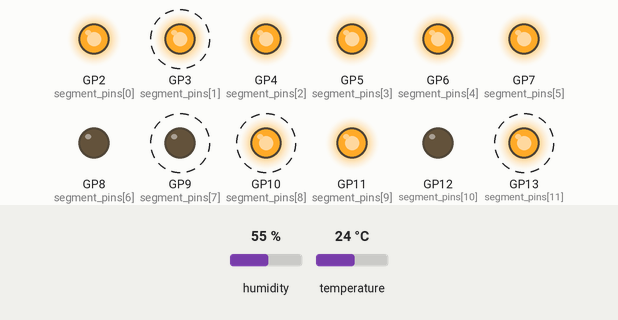
The program below on a simulated Raspberry Pi Pico running MicroPython. On the bench: output pins drawn as LEDs (lit = HIGH). Dashed ring = blinking. The inputs (shaded band) are chosen by the test bench; at power-on: temperature 24 °C, humidity 55 %. Pins used as bus, display or sensor lines are not drawn.

Above: at 1.2 s.
1.3 s: temperature set to 12 °C
5.2 s: temperature set to 19 °C
11.4 s: temperature set to 28 °C
At 13.7 s:
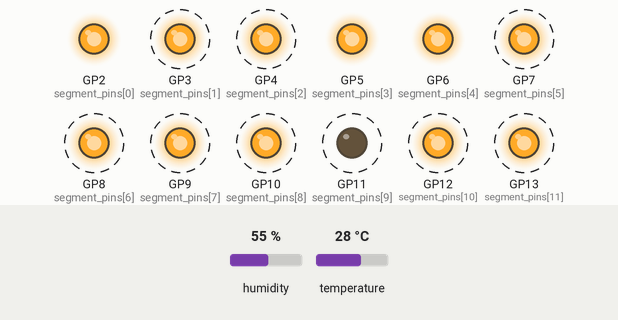
17.6 s: temperature set to 33 °C
At 20.1 s:
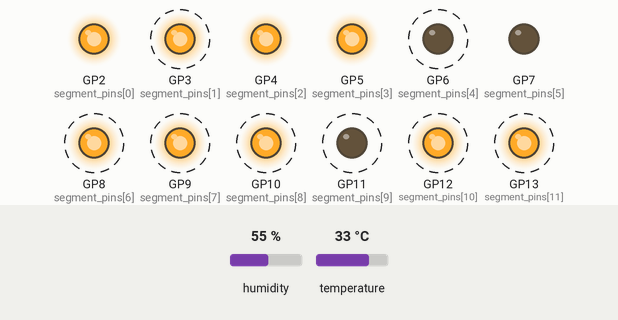
23.3 s: temperature set to 41 °C
At 25.4 s:
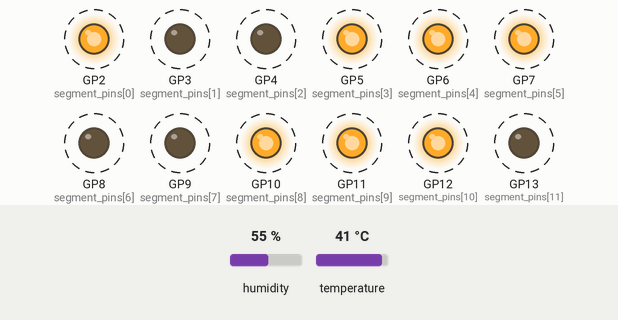
Timing chart, 0 to 28.6 s (numbered marks = the images above; inputs shaded):
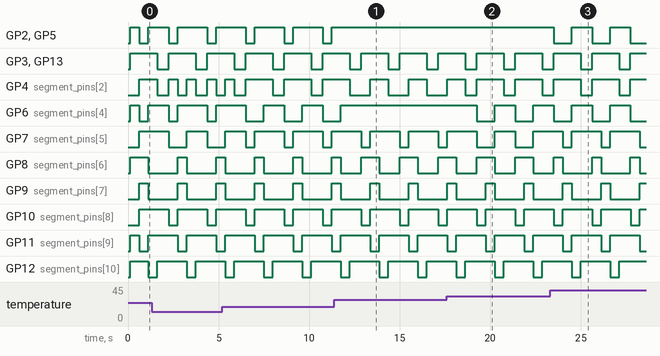

Measured:
- after the input at 11.4 s, GP2 (segment_pins[0]), GP5 (segment_pins[3]): stops changing and stays HIGH; GP6 (segment_pins[4]): goes on until 11.7 s, then stays HIGH
- after the input at 17.6 s, GP6 (segment_pins[4]): alternates HIGH for 1.1 s and LOW for 1.0 s, starting after 1.6 s
- after the input at 23.3 s, GP2 (segment_pins[0]), GP5 (segment_pins[3]): alternates HIGH for 1.1 s and LOW for 1.0 s, starting after 0.19 s
- by itself, GP3 (segment_pins[1]), GP13 (segment_pins[11]): alternates HIGH for 1.5 s and LOW for 0.62 s
- by itself, GP4 (segment_pins[2]), GP8 (segment_pins[6]): alternates HIGH for 1.0 s and LOW for 1.1 s
- by itself, GP6 (segment_pins[4]): alternates HIGH for 1.1 s and LOW for 1.0 s
- by itself, GP9 (segment_pins[7]): alternates HIGH for 0.50 s and LOW for 1.6 s
- by itself, GP2 (segment_pins[0]), GP5 (segment_pins[3]), GP7 (segment_pins[5]), GP10 (segment_pins[8]), GP11 (segment_pins[9]), GP12 (segment_pins[10]): alternates HIGH for 1.6 s and LOW for 0.50 s

The program:

temperature_8segment_display.py
```python
from machine import Pin
import utime
import dht
# Дефиниране на пиновете за всеки сегмент и десетична точка
segment_pins = [
    Pin(2, Pin.OUT),  # Segment A
    Pin(3, Pin.OUT),  # Segment B
    Pin(4, Pin.OUT),  # Segment C
    Pin(5, Pin.OUT),  # Segment D
    Pin(6, Pin.OUT),  # Segment E
    Pin(7, Pin.OUT),  # Segment F
    Pin(8, Pin.OUT),  # Segment G
    Pin(9, Pin.OUT),  # Decimal Point
    Pin(10, Pin.OUT), # Digit 1
    Pin(11, Pin.OUT), # Digit 2
    Pin(12, Pin.OUT), # Digit 3
    Pin(13, Pin.OUT)  # Digit 4
]
# Речник, който картографира всяка цифра към нейната съответна стойност на сегмента
digit_to_segments = {
    0: (1, 1, 1, 1, 1, 1, 0, 0),
    1: (0, 1, 1, 0, 0, 0, 0, 0),
    2: (1, 1, 0, 1, 1, 0, 1, 0),
    3: (1, 1, 1, 1, 0, 0, 1, 0),
    4: (0, 1, 1, 0, 0, 1, 1, 0),
    5: (1, 0, 1, 1, 0, 1, 1, 0),
    6: (1, 0, 1, 1, 1, 1, 1, 0),
    7: (1, 1, 1, 0, 0, 0, 0, 0),
    8: (1, 1, 1, 1, 1, 1, 1, 0),
    9: (1, 1, 1, 1, 0, 1, 1, 0),
    'C': (1, 0, 0, 1, 1, 1, 0, 0)
}

# Функция за показване на конкретна цифра на дадена позиция
def display_digit(position, digit):

    if position < 4:

        for pin in segment_pins:
            pin.value(1)
            segments = digit_to_segments.get(digit, (0, 0, 0, 0, 0, 0, 0))
        for i, segment in enumerate(segments):
            segment_pins[i].value(segment)

        for pin in segment_pins[8:]:
            pin.value(1)
        segment_pins[8 + position].value(0)
# Функция за показване на текущата температура
def temp():
	try:
		sensor = dht.DHT11(Pin(19))
		power = Pin(18, Pin.OUT)
		power.value(1)

		utime.sleep(0.1)
		sensor.measure()
		temp = sensor.temperature()
		temp_f = temp * (9/5) + 32.0
		return str(temp)
	except OSError as e:
		return 'Няма връска със сензора.'


while True:
	temperature_c = "{}0C".format(temp())
	for i in range(4):
		if i == 3:
			display_digit(i, temperature_c[i])
		elif i == 1:#Слага десетична точка на втора цифра
			display_digit(i, int(temperature_c[i]))
			segment_pins[7].value(1)
		else:
			display_digit(i, int(temperature_c[i]))
		utime.sleep_ms(500)
```
